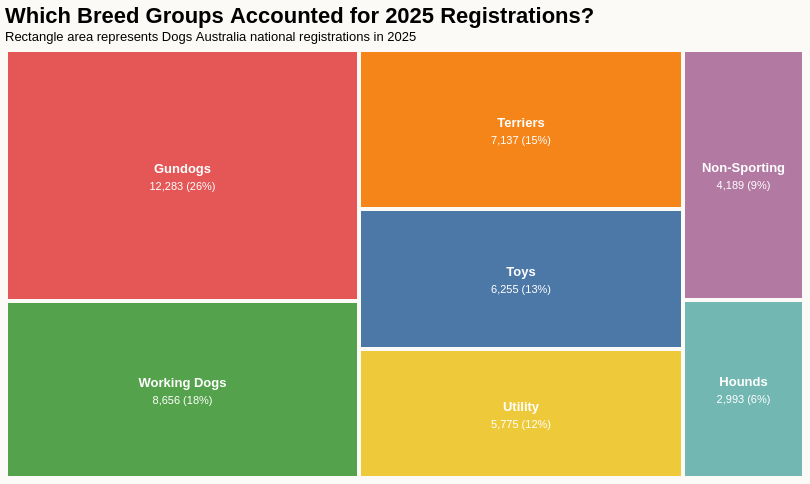

Vega-Lite specification stored for this chart:
### Vega specification from a JSON file in a GitHub repository (floating-point values rounded to 4 significant figures)
{"$schema": "https://vega.github.io/schema/vega/v6.json", "width": 800, "height": 430, "padding": 5, "background": "#FCFAF6", "title": {"text": "Which Breed Groups Accounted for 2025 Registrations?", "subtitle": "Rectangle area represents Dogs Australia national registrations in 2025", "anchor": "start", "fontSize": 22, "subtitleFontSize": 13}, "data": [{"name": "tree", "values": [{"id": "All", "parent": null, "value": 0}, {"id": "Toys", "parent": "All", "value": 6255, "share": 13.2}, {"id": "Terriers", "parent": "All", "value": 7137, "share": 15.1}, {"id": "Gundogs", "parent": "All", "value": 12283, "share": 26.0}, {"id": "Hounds", "parent": "All", "value": 2993, "share": 6.3}, {"id": "Working Dogs", "parent": "All", "value": 8656, "share": 18.3}, {"id": "Utility", "parent": "All", "value": 5775, "share": 12.2}, {"id": "Non-Sporting", "parent": "All", "value": 4189, "share": 8.9}], "transform": [{"type": "stratify", "key": "id", "parentKey": "parent"}, {"type": "treemap", "field": "value", "sort": {"field": "value", "order": "descending"}, "round": true, "method": "squarify", "size": [800, 430], "padding": 2}]}, {"name": "leaves", "source": "tree", "transform": [{"type": "filter", "expr": "datum.depth == 1"}]}], "scales": [{"name": "c", "type": "ordinal", "domain": {"data": "leaves", "field": "id"}, "range": {"scheme": "tableau10"}}], "marks": [{"type": "rect", "from": {"data": "leaves"}, "encode": {"enter": {"x": {"field": "x0"}, "x2": {"field": "x1"}, "y": {"field": "y0"}, "y2": {"field": "y1"}, "fill": {"scale": "c", "field": "id"}, "stroke": {"value": "#FCFAF6"}, "strokeWidth": {"value": 2}, "tooltip": {"signal": "datum.id + ': ' + format(datum.value, ',') + ' registrations'"}}}}, {"type": "text", "from": {"data": "leaves"}, "encode": {"enter": {"x": {"signal": "(datum.x0 + datum.x1)/2"}, "y": {"signal": "(datum.y0 + datum.y1)/2 - 7"}, "align": {"value": "center"}, "baseline": {"value": "middle"}, "text": {"field": "id"}, "fontSize": {"value": 13}, "fontWeight": {"value": "bold"}, "fill": {"value": "white"}, "limit": {"signal": "datum.x1-datum.x0-8"}}}}, {"type": "text", "from": {"data": "leaves"}, "encode": {"enter": {"x": {"signal": "(datum.x0 + datum.x1)/2"}, "y": {"signal": "(datum.y0 + datum.y1)/2 + 11"}, "align": {"value": "center"}, "baseline": {"value": "middle"}, "text": {"signal": "format(datum.value, ',') + ' (' + format(datum.value/47288, '.0%') + ')'"}, "fontSize": {"value": 11}, "fill": {"value": "white"}}}}]}
